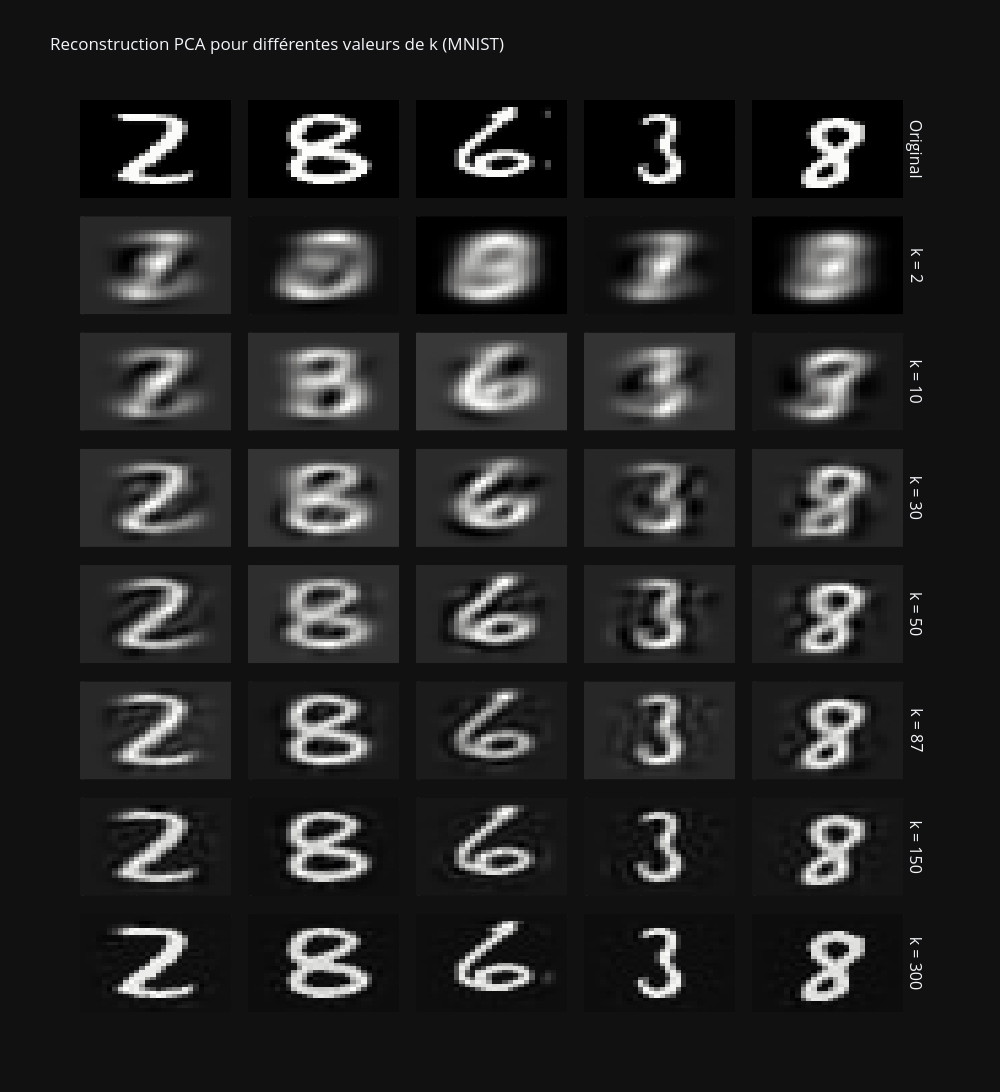

Notebook code cell kept with this figure:
### Code cell
n_rows = 1 + len(K_VALUES)  # 1 row for originals + 1 per k
n_cols = 5

row_titles = ["Original"] + [f"k = {k}" for k in K_VALUES]

fig = make_subplots(
    rows=n_rows, cols=n_cols,
    vertical_spacing=0.02,
    horizontal_spacing=0.02,
    row_titles=row_titles
)

for i, idx in enumerate(sample_indices):
    # Ligne 1 : original
    orig_img = X[idx].reshape(28, 28)
    fig.add_trace(go.Heatmap(z=orig_img, colorscale="gray", showscale=False), row=1, col=i+1)

    # Lignes suivantes : reconstructions pour chaque k
    for j, k in enumerate(K_VALUES):
        recon_img = reconstructions[k][idx].reshape(28, 28)
        fig.add_trace(go.Heatmap(z=recon_img, colorscale="gray", showscale=False), row=j+2, col=i+1)

fig.update_layout(
    height=200 * n_rows,
    width=1000,
    title_text="Reconstruction PCA pour différentes valeurs de k (MNIST)",
    template="plotly_dark",
    showlegend=False
)

for r in range(1, n_rows + 1):
    for c in range(1, n_cols + 1):
        fig.update_yaxes(autorange="reversed", showticklabels=False, row=r, col=c)
        fig.update_xaxes(showticklabels=False, row=r, col=c)

fig.show()

### Figure 1 — Plotly figure (JSON) as saved in the notebook; plotly's stock layout.template omitted (floating-point values rounded to 4 significant figures; data arrays with more than 128 entries replaced by an {"elided": "..."} marker saying what was removed)
{"data": [{"colorscale": [[0, "rgb(0, 0, 0)"], [0.09091, "rgb(16, 16, 16)"], [0.1818, "rgb(38, 38, 38)"], [0.2727, "rgb(59, 59, 59)"], [0.3636, "rgb(81, 80, 80)"], [0.4545, "rgb(102, 101, 101)"], [0.5455, "rgb(124, 123, 122)"], [0.6364, "rgb(146, 146, 145)"], [0.7273, "rgb(171, 171, 170)"], [0.8182, "rgb(197, 197, 195)"], [0.9091, "rgb(224, 224, 223)"], [1, "rgb(254, 254, 253)"]], "showscale": false, "type": "heatmap", "xaxis": "x", "yaxis": "y", "z": {"elided": "28x28 float values"}}, {"colorscale": [[0, "rgb(0, 0, 0)"], [0.09091, "rgb(16, 16, 16)"], [0.1818, "rgb(38, 38, 38)"], [0.2727, "rgb(59, 59, 59)"], [0.3636, "rgb(81, 80, 80)"], [0.4545, "rgb(102, 101, 101)"], [0.5455, "rgb(124, 123, 122)"], [0.6364, "rgb(146, 146, 145)"], [0.7273, "rgb(171, 171, 170)"], [0.8182, "rgb(197, 197, 195)"], [0.9091, "rgb(224, 224, 223)"], [1, "rgb(254, 254, 253)"]], "showscale": false, "type": "heatmap", "xaxis": "x6", "yaxis": "y6", "z": {"elided": "28x28 float values"}}, {"colorscale": [[0, "rgb(0, 0, 0)"], [0.09091, "rgb(16, 16, 16)"], [0.1818, "rgb(38, 38, 38)"], [0.2727, "rgb(59, 59, 59)"], [0.3636, "rgb(81, 80, 80)"], [0.4545, "rgb(102, 101, 101)"], [0.5455, "rgb(124, 123, 122)"], [0.6364, "rgb(146, 146, 145)"], [0.7273, "rgb(171, 171, 170)"], [0.8182, "rgb(197, 197, 195)"], [0.9091, "rgb(224, 224, 223)"], [1, "rgb(254, 254, 253)"]], "showscale": false, "type": "heatmap", "xaxis": "x11", "yaxis": "y11", "z": {"elided": "28x28 float values"}}, {"colorscale": [[0, "rgb(0, 0, 0)"], [0.09091, "rgb(16, 16, 16)"], [0.1818, "rgb(38, 38, 38)"], [0.2727, "rgb(59, 59, 59)"], [0.3636, "rgb(81, 80, 80)"], [0.4545, "rgb(102, 101, 101)"], [0.5455, "rgb(124, 123, 122)"], [0.6364, "rgb(146, 146, 145)"], [0.7273, "rgb(171, 171, 170)"], [0.8182, "rgb(197, 197, 195)"], [0.9091, "rgb(224, 224, 223)"], [1, "rgb(254, 254, 253)"]], "showscale": false, "type": "heatmap", "xaxis": "x16", "yaxis": "y16", "z": {"elided": "28x28 float values"}}, {"colorscale": [[0, "rgb(0, 0, 0)"], [0.09091, "rgb(16, 16, 16)"], [0.1818, "rgb(38, 38, 38)"], [0.2727, "rgb(59, 59, 59)"], [0.3636, "rgb(81, 80, 80)"], [0.4545, "rgb(102, 101, 101)"], [0.5455, "rgb(124, 123, 122)"], [0.6364, "rgb(146, 146, 145)"], [0.7273, "rgb(171, 171, 170)"], [0.8182, "rgb(197, 197, 195)"], [0.9091, "rgb(224, 224, 223)"], [1, "rgb(254, 254, 253)"]], "showscale": false, "type": "heatmap", "xaxis": "x21", "yaxis": "y21", "z": {"elided": "28x28 float values"}}, {"colorscale": [[0, "rgb(0, 0, 0)"], [0.09091, "rgb(16, 16, 16)"], [0.1818, "rgb(38, 38, 38)"], [0.2727, "rgb(59, 59, 59)"], [0.3636, "rgb(81, 80, 80)"], [0.4545, "rgb(102, 101, 101)"], [0.5455, "rgb(124, 123, 122)"], [0.6364, "rgb(146, 146, 145)"], [0.7273, "rgb(171, 171, 170)"], [0.8182, "rgb(197, 197, 195)"], [0.9091, "rgb(224, 224, 223)"], [1, "rgb(254, 254, 253)"]], "showscale": false, "type": "heatmap", "xaxis": "x26", "yaxis": "y26", "z": {"elided": "28x28 float values"}}, {"colorscale": [[0, "rgb(0, 0, 0)"], [0.09091, "rgb(16, 16, 16)"], [0.1818, "rgb(38, 38, 38)"], [0.2727, "rgb(59, 59, 59)"], [0.3636, "rgb(81, 80, 80)"], [0.4545, "rgb(102, 101, 101)"], [0.5455, "rgb(124, 123, 122)"], [0.6364, "rgb(146, 146, 145)"], [0.7273, "rgb(171, 171, 170)"], [0.8182, "rgb(197, 197, 195)"], [0.9091, "rgb(224, 224, 223)"], [1, "rgb(254, 254, 253)"]], "showscale": false, "type": "heatmap", "xaxis": "x31", "yaxis": "y31", "z": {"elided": "28x28 float values"}}, {"colorscale": [[0, "rgb(0, 0, 0)"], [0.09091, "rgb(16, 16, 16)"], [0.1818, "rgb(38, 38, 38)"], [0.2727, "rgb(59, 59, 59)"], [0.3636, "rgb(81, 80, 80)"], [0.4545, "rgb(102, 101, 101)"], [0.5455, "rgb(124, 123, 122)"], [0.6364, "rgb(146, 146, 145)"], [0.7273, "rgb(171, 171, 170)"], [0.8182, "rgb(197, 197, 195)"], [0.9091, "rgb(224, 224, 223)"], [1, "rgb(254, 254, 253)"]], "showscale": false, "type": "heatmap", "xaxis": "x36", "yaxis": "y36", "z": {"elided": "28x28 float values"}}, {"colorscale": [[0, "rgb(0, 0, 0)"], [0.09091, "rgb(16, 16, 16)"], [0.1818, "rgb(38, 38, 38)"], [0.2727, "rgb(59, 59, 59)"], [0.3636, "rgb(81, 80, 80)"], [0.4545, "rgb(102, 101, 101)"], [0.5455, "rgb(124, 123, 122)"], [0.6364, "rgb(146, 146, 145)"], [0.7273, "rgb(171, 171, 170)"], [0.8182, "rgb(197, 197, 195)"], [0.9091, "rgb(224, 224, 223)"], [1, "rgb(254, 254, 253)"]], "showscale": false, "type": "heatmap", "xaxis": "x2", "yaxis": "y2", "z": {"elided": "28x28 float values"}}, {"colorscale": [[0, "rgb(0, 0, 0)"], [0.09091, "rgb(16, 16, 16)"], [0.1818, "rgb(38, 38, 38)"], [0.2727, "rgb(59, 59, 59)"], [0.3636, "rgb(81, 80, 80)"], [0.4545, "rgb(102, 101, 101)"], [0.5455, "rgb(124, 123, 122)"], [0.6364, "rgb(146, 146, 145)"], [0.7273, "rgb(171, 171, 170)"], [0.8182, "rgb(197, 197, 195)"], [0.9091, "rgb(224, 224, 223)"], [1, "rgb(254, 254, 253)"]], "showscale": false, "type": "heatmap", "xaxis": "x7", "yaxis": "y7", "z": {"elided": "28x28 float values"}}, {"colorscale": [[0, "rgb(0, 0, 0)"], [0.09091, "rgb(16, 16, 16)"], [0.1818, "rgb(38, 38, 38)"], [0.2727, "rgb(59, 59, 59)"], [0.3636, "rgb(81, 80, 80)"], [0.4545, "rgb(102, 101, 101)"], [0.5455, "rgb(124, 123, 122)"], [0.6364, "rgb(146, 146, 145)"], [0.7273, "rgb(171, 171, 170)"], [0.8182, "rgb(197, 197, 195)"], [0.9091, "rgb(224, 224, 223)"], [1, "rgb(254, 254, 253)"]], "showscale": false, "type": "heatmap", "xaxis": "x12", "yaxis": "y12", "z": {"elided": "28x28 float values"}}, {"colorscale": [[0, "rgb(0, 0, 0)"], [0.09091, "rgb(16, 16, 16)"], [0.1818, "rgb(38, 38, 38)"], [0.2727, "rgb(59, 59, 59)"], [0.3636, "rgb(81, 80, 80)"], [0.4545, "rgb(102, 101, 101)"], [0.5455, "rgb(124, 123, 122)"], [0.6364, "rgb(146, 146, 145)"], [0.7273, "rgb(171, 171, 170)"], [0.8182, "rgb(197, 197, 195)"], [0.9091, "rgb(224, 224, 223)"], [1, "rgb(254, 254, 253)"]], "showscale": false, "type": "heatmap", "xaxis": "x17", "yaxis": "y17", "z": {"elided": "28x28 float values"}}, {"colorscale": [[0, "rgb(0, 0, 0)"], [0.09091, "rgb(16, 16, 16)"], [0.1818, "rgb(38, 38, 38)"], [0.2727, "rgb(59, 59, 59)"], [0.3636, "rgb(81, 80, 80)"], [0.4545, "rgb(102, 101, 101)"], [0.5455, "rgb(124, 123, 122)"], [0.6364, "rgb(146, 146, 145)"], [0.7273, "rgb(171, 171, 170)"], [0.8182, "rgb(197, 197, 195)"], [0.9091, "rgb(224, 224, 223)"], [1, "rgb(254, 254, 253)"]], "showscale": false, "type": "heatmap", "xaxis": "x22", "yaxis": "y22", "z": {"elided": "28x28 float values"}}, {"colorscale": [[0, "rgb(0, 0, 0)"], [0.09091, "rgb(16, 16, 16)"], [0.1818, "rgb(38, 38, 38)"], [0.2727, "rgb(59, 59, 59)"], [0.3636, "rgb(81, 80, 80)"], [0.4545, "rgb(102, 101, 101)"], [0.5455, "rgb(124, 123, 122)"], [0.6364, "rgb(146, 146, 145)"], [0.7273, "rgb(171, 171, 170)"], [0.8182, "rgb(197, 197, 195)"], [0.9091, "rgb(224, 224, 223)"], [1, "rgb(254, 254, 253)"]], "showscale": false, "type": "heatmap", "xaxis": "x27", "yaxis": "y27", "z": {"elided": "28x28 float values"}}, {"colorscale": [[0, "rgb(0, 0, 0)"], [0.09091, "rgb(16, 16, 16)"], [0.1818, "rgb(38, 38, 38)"], [0.2727, "rgb(59, 59, 59)"], [0.3636, "rgb(81, 80, 80)"], [0.4545, "rgb(102, 101, 101)"], [0.5455, "rgb(124, 123, 122)"], [0.6364, "rgb(146, 146, 145)"], [0.7273, "rgb(171, 171, 170)"], [0.8182, "rgb(197, 197, 195)"], [0.9091, "rgb(224, 224, 223)"], [1, "rgb(254, 254, 253)"]], "showscale": false, "type": "heatmap", "xaxis": "x32", "yaxis": "y32", "z": {"elided": "28x28 float values"}}, {"colorscale": [[0, "rgb(0, 0, 0)"], [0.09091, "rgb(16, 16, 16)"], [0.1818, "rgb(38, 38, 38)"], [0.2727, "rgb(59, 59, 59)"], [0.3636, "rgb(81, 80, 80)"], [0.4545, "rgb(102, 101, 101)"], [0.5455, "rgb(124, 123, 122)"], [0.6364, "rgb(146, 146, 145)"], [0.7273, "rgb(171, 171, 170)"], [0.8182, "rgb(197, 197, 195)"], [0.9091, "rgb(224, 224, 223)"], [1, "rgb(254, 254, 253)"]], "showscale": false, "type": "heatmap", "xaxis": "x37", "yaxis": "y37", "z": {"elided": "28x28 float values"}}, {"colorscale": [[0, "rgb(0, 0, 0)"], [0.09091, "rgb(16, 16, 16)"], [0.1818, "rgb(38, 38, 38)"], [0.2727, "rgb(59, 59, 59)"], [0.3636, "rgb(81, 80, 80)"], [0.4545, "rgb(102, 101, 101)"], [0.5455, "rgb(124, 123, 122)"], [0.6364, "rgb(146, 146, 145)"], [0.7273, "rgb(171, 171, 170)"], [0.8182, "rgb(197, 197, 195)"], [0.9091, "rgb(224, 224, 223)"], [1, "rgb(254, 254, 253)"]], "showscale": false, "type": "heatmap", "xaxis": "x3", "yaxis": "y3", "z": {"elided": "28x28 float values"}}, {"colorscale": [[0, "rgb(0, 0, 0)"], [0.09091, "rgb(16, 16, 16)"], [0.1818, "rgb(38, 38, 38)"], [0.2727, "rgb(59, 59, 59)"], [0.3636, "rgb(81, 80, 80)"], [0.4545, "rgb(102, 101, 101)"], [0.5455, "rgb(124, 123, 122)"], [0.6364, "rgb(146, 146, 145)"], [0.7273, "rgb(171, 171, 170)"], [0.8182, "rgb(197, 197, 195)"], [0.9091, "rgb(224, 224, 223)"], [1, "rgb(254, 254, 253)"]], "showscale": false, "type": "heatmap", "xaxis": "x8", "yaxis": "y8", "z": {"elided": "28x28 float values"}}, {"colorscale": [[0, "rgb(0, 0, 0)"], [0.09091, "rgb(16, 16, 16)"], [0.1818, "rgb(38, 38, 38)"], [0.2727, "rgb(59, 59, 59)"], [0.3636, "rgb(81, 80, 80)"], [0.4545, "rgb(102, 101, 101)"], [0.5455, "rgb(124, 123, 122)"], [0.6364, "rgb(146, 146, 145)"], [0.7273, "rgb(171, 171, 170)"], [0.8182, "rgb(197, 197, 195)"], [0.9091, "rgb(224, 224, 223)"], [1, "rgb(254, 254, 253)"]], "showscale": false, "type": "heatmap", "xaxis": "x13", "yaxis": "y13", "z": {"elided": "28x28 float values"}}, {"colorscale": [[0, "rgb(0, 0, 0)"], [0.09091, "rgb(16, 16, 16)"], [0.1818, "rgb(38, 38, 38)"], [0.2727, "rgb(59, 59, 59)"], [0.3636, "rgb(81, 80, 80)"], [0.4545, "rgb(102, 101, 101)"], [0.5455, "rgb(124, 123, 122)"], [0.6364, "rgb(146, 146, 145)"], [0.7273, "rgb(171, 171, 170)"], [0.8182, "rgb(197, 197, 195)"], [0.9091, "rgb(224, 224, 223)"], [1, "rgb(254, 254, 253)"]], "showscale": false, "type": "heatmap", "xaxis": "x18", "yaxis": "y18", "z": {"elided": "28x28 float values"}}, {"colorscale": [[0, "rgb(0, 0, 0)"], [0.09091, "rgb(16, 16, 16)"], [0.1818, "rgb(38, 38, 38)"], [0.2727, "rgb(59, 59, 59)"], [0.3636, "rgb(81, 80, 80)"], [0.4545, "rgb(102, 101, 101)"], [0.5455, "rgb(124, 123, 122)"], [0.6364, "rgb(146, 146, 145)"], [0.7273, "rgb(171, 171, 170)"], [0.8182, "rgb(197, 197, 195)"], [0.9091, "rgb(224, 224, 223)"], [1, "rgb(254, 254, 253)"]], "showscale": false, "type": "heatmap", "xaxis": "x23", "yaxis": "y23", "z": {"elided": "28x28 float values"}}, {"colorscale": [[0, "rgb(0, 0, 0)"], [0.09091, "rgb(16, 16, 16)"], [0.1818, "rgb(38, 38, 38)"], [0.2727, "rgb(59, 59, 59)"], [0.3636, "rgb(81, 80, 80)"], [0.4545, "rgb(102, 101, 101)"], [0.5455, "rgb(124, 123, 122)"], [0.6364, "rgb(146, 146, 145)"], [0.7273, "rgb(171, 171, 170)"], [0.8182, "rgb(197, 197, 195)"], [0.9091, "rgb(224, 224, 223)"], [1, "rgb(254, 254, 253)"]], "showscale": false, "type": "heatmap", "xaxis": "x28", "yaxis": "y28", "z": {"elided": "28x28 float values"}}, {"colorscale": [[0, "rgb(0, 0, 0)"], [0.09091, "rgb(16, 16, 16)"], [0.1818, "rgb(38, 38, 38)"], [0.2727, "rgb(59, 59, 59)"], [0.3636, "rgb(81, 80, 80)"], [0.4545, "rgb(102, 101, 101)"], [0.5455, "rgb(124, 123, 122)"], [0.6364, "rgb(146, 146, 145)"], [0.7273, "rgb(171, 171, 170)"], [0.8182, "rgb(197, 197, 195)"], [0.9091, "rgb(224, 224, 223)"], [1, "rgb(254, 254, 253)"]], "showscale": false, "type": "heatmap", "xaxis": "x33", "yaxis": "y33", "z": {"elided": "28x28 float values"}}, {"colorscale": [[0, "rgb(0, 0, 0)"], [0.09091, "rgb(16, 16, 16)"], [0.1818, "rgb(38, 38, 38)"], [0.2727, "rgb(59, 59, 59)"], [0.3636, "rgb(81, 80, 80)"], [0.4545, "rgb(102, 101, 101)"], [0.5455, "rgb(124, 123, 122)"], [0.6364, "rgb(146, 146, 145)"], [0.7273, "rgb(171, 171, 170)"], [0.8182, "rgb(197, 197, 195)"], [0.9091, "rgb(224, 224, 223)"], [1, "rgb(254, 254, 253)"]], "showscale": false, "type": "heatmap", "xaxis": "x38", "yaxis": "y38", "z": {"elided": "28x28 float values"}}, {"colorscale": [[0, "rgb(0, 0, 0)"], [0.09091, "rgb(16, 16, 16)"], [0.1818, "rgb(38, 38, 38)"], [0.2727, "rgb(59, 59, 59)"], [0.3636, "rgb(81, 80, 80)"], [0.4545, "rgb(102, 101, 101)"], [0.5455, "rgb(124, 123, 122)"], [0.6364, "rgb(146, 146, 145)"], [0.7273, "rgb(171, 171, 170)"], [0.8182, "rgb(197, 197, 195)"], [0.9091, "rgb(224, 224, 223)"], [1, "rgb(254, 254, 253)"]], "showscale": false, "type": "heatmap", "xaxis": "x4", "yaxis": "y4", "z": {"elided": "28x28 float values"}}, {"colorscale": [[0, "rgb(0, 0, 0)"], [0.09091, "rgb(16, 16, 16)"], [0.1818, "rgb(38, 38, 38)"], [0.2727, "rgb(59, 59, 59)"], [0.3636, "rgb(81, 80, 80)"], [0.4545, "rgb(102, 101, 101)"], [0.5455, "rgb(124, 123, 122)"], [0.6364, "rgb(146, 146, 145)"], [0.7273, "rgb(171, 171, 170)"], [0.8182, "rgb(197, 197, 195)"], [0.9091, "rgb(224, 224, 223)"], [1, "rgb(254, 254, 253)"]], "showscale": false, "type": "heatmap", "xaxis": "x9", "yaxis": "y9", "z": {"elided": "28x28 float values"}}, {"colorscale": [[0, "rgb(0, 0, 0)"], [0.09091, "rgb(16, 16, 16)"], [0.1818, "rgb(38, 38, 38)"], [0.2727, "rgb(59, 59, 59)"], [0.3636, "rgb(81, 80, 80)"], [0.4545, "rgb(102, 101, 101)"], [0.5455, "rgb(124, 123, 122)"], [0.6364, "rgb(146, 146, 145)"], [0.7273, "rgb(171, 171, 170)"], [0.8182, "rgb(197, 197, 195)"], [0.9091, "rgb(224, 224, 223)"], [1, "rgb(254, 254, 253)"]], "showscale": false, "type": "heatmap", "xaxis": "x14", "yaxis": "y14", "z": {"elided": "28x28 float values"}}, {"colorscale": [[0, "rgb(0, 0, 0)"], [0.09091, "rgb(16, 16, 16)"], [0.1818, "rgb(38, 38, 38)"], [0.2727, "rgb(59, 59, 59)"], [0.3636, "rgb(81, 80, 80)"], [0.4545, "rgb(102, 101, 101)"], [0.5455, "rgb(124, 123, 122)"], [0.6364, "rgb(146, 146, 145)"], [0.7273, "rgb(171, 171, 170)"], [0.8182, "rgb(197, 197, 195)"], [0.9091, "rgb(224, 224, 223)"], [1, "rgb(254, 254, 253)"]], "showscale": false, "type": "heatmap", "xaxis": "x19", "yaxis": "y19", "z": {"elided": "28x28 float values"}}, {"colorscale": [[0, "rgb(0, 0, 0)"], [0.09091, "rgb(16, 16, 16)"], [0.1818, "rgb(38, 38, 38)"], [0.2727, "rgb(59, 59, 59)"], [0.3636, "rgb(81, 80, 80)"], [0.4545, "rgb(102, 101, 101)"], [0.5455, "rgb(124, 123, 122)"], [0.6364, "rgb(146, 146, 145)"], [0.7273, "rgb(171, 171, 170)"], [0.8182, "rgb(197, 197, 195)"], [0.9091, "rgb(224, 224, 223)"], [1, "rgb(254, 254, 253)"]], "showscale": false, "type": "heatmap", "xaxis": "x24", "yaxis": "y24", "z": {"elided": "28x28 float values"}}, {"colorscale": [[0, "rgb(0, 0, 0)"], [0.09091, "rgb(16, 16, 16)"], [0.1818, "rgb(38, 38, 38)"], [0.2727, "rgb(59, 59, 59)"], [0.3636, "rgb(81, 80, 80)"], [0.4545, "rgb(102, 101, 101)"], [0.5455, "rgb(124, 123, 122)"], [0.6364, "rgb(146, 146, 145)"], [0.7273, "rgb(171, 171, 170)"], [0.8182, "rgb(197, 197, 195)"], [0.9091, "rgb(224, 224, 223)"], [1, "rgb(254, 254, 253)"]], "showscale": false, "type": "heatmap", "xaxis": "x29", "yaxis": "y29", "z": {"elided": "28x28 float values"}}, {"colorscale": [[0, "rgb(0, 0, 0)"], [0.09091, "rgb(16, 16, 16)"], [0.1818, "rgb(38, 38, 38)"], [0.2727, "rgb(59, 59, 59)"], [0.3636, "rgb(81, 80, 80)"], [0.4545, "rgb(102, 101, 101)"], [0.5455, "rgb(124, 123, 122)"], [0.6364, "rgb(146, 146, 145)"], [0.7273, "rgb(171, 171, 170)"], [0.8182, "rgb(197, 197, 195)"], [0.9091, "rgb(224, 224, 223)"], [1, "rgb(254, 254, 253)"]], "showscale": false, "type": "heatmap", "xaxis": "x34", "yaxis": "y34", "z": {"elided": "28x28 float values"}}, {"colorscale": [[0, "rgb(0, 0, 0)"], [0.09091, "rgb(16, 16, 16)"], [0.1818, "rgb(38, 38, 38)"], [0.2727, "rgb(59, 59, 59)"], [0.3636, "rgb(81, 80, 80)"], [0.4545, "rgb(102, 101, 101)"], [0.5455, "rgb(124, 123, 122)"], [0.6364, "rgb(146, 146, 145)"], [0.7273, "rgb(171, 171, 170)"], [0.8182, "rgb(197, 197, 195)"], [0.9091, "rgb(224, 224, 223)"], [1, "rgb(254, 254, 253)"]], "showscale": false, "type": "heatmap", "xaxis": "x39", "yaxis": "y39", "z": {"elided": "28x28 float values"}}, {"colorscale": [[0, "rgb(0, 0, 0)"], [0.09091, "rgb(16, 16, 16)"], [0.1818, "rgb(38, 38, 38)"], [0.2727, "rgb(59, 59, 59)"], [0.3636, "rgb(81, 80, 80)"], [0.4545, "rgb(102, 101, 101)"], [0.5455, "rgb(124, 123, 122)"], [0.6364, "rgb(146, 146, 145)"], [0.7273, "rgb(171, 171, 170)"], [0.8182, "rgb(197, 197, 195)"], [0.9091, "rgb(224, 224, 223)"], [1, "rgb(254, 254, 253)"]], "showscale": false, "type": "heatmap", "xaxis": "x5", "yaxis": "y5", "z": {"elided": "28x28 float values"}}, {"colorscale": [[0, "rgb(0, 0, 0)"], [0.09091, "rgb(16, 16, 16)"], [0.1818, "rgb(38, 38, 38)"], [0.2727, "rgb(59, 59, 59)"], [0.3636, "rgb(81, 80, 80)"], [0.4545, "rgb(102, 101, 101)"], [0.5455, "rgb(124, 123, 122)"], [0.6364, "rgb(146, 146, 145)"], [0.7273, "rgb(171, 171, 170)"], [0.8182, "rgb(197, 197, 195)"], [0.9091, "rgb(224, 224, 223)"], [1, "rgb(254, 254, 253)"]], "showscale": false, "type": "heatmap", "xaxis": "x10", "yaxis": "y10", "z": {"elided": "28x28 float values"}}, {"colorscale": [[0, "rgb(0, 0, 0)"], [0.09091, "rgb(16, 16, 16)"], [0.1818, "rgb(38, 38, 38)"], [0.2727, "rgb(59, 59, 59)"], [0.3636, "rgb(81, 80, 80)"], [0.4545, "rgb(102, 101, 101)"], [0.5455, "rgb(124, 123, 122)"], [0.6364, "rgb(146, 146, 145)"], [0.7273, "rgb(171, 171, 170)"], [0.8182, "rgb(197, 197, 195)"], [0.9091, "rgb(224, 224, 223)"], [1, "rgb(254, 254, 253)"]], "showscale": false, "type": "heatmap", "xaxis": "x15", "yaxis": "y15", "z": {"elided": "28x28 float values"}}, {"colorscale": [[0, "rgb(0, 0, 0)"], [0.09091, "rgb(16, 16, 16)"], [0.1818, "rgb(38, 38, 38)"], [0.2727, "rgb(59, 59, 59)"], [0.3636, "rgb(81, 80, 80)"], [0.4545, "rgb(102, 101, 101)"], [0.5455, "rgb(124, 123, 122)"], [0.6364, "rgb(146, 146, 145)"], [0.7273, "rgb(171, 171, 170)"], [0.8182, "rgb(197, 197, 195)"], [0.9091, "rgb(224, 224, 223)"], [1, "rgb(254, 254, 253)"]], "showscale": false, "type": "heatmap", "xaxis": "x20", "yaxis": "y20", "z": {"elided": "28x28 float values"}}, {"colorscale": [[0, "rgb(0, 0, 0)"], [0.09091, "rgb(16, 16, 16)"], [0.1818, "rgb(38, 38, 38)"], [0.2727, "rgb(59, 59, 59)"], [0.3636, "rgb(81, 80, 80)"], [0.4545, "rgb(102, 101, 101)"], [0.5455, "rgb(124, 123, 122)"], [0.6364, "rgb(146, 146, 145)"], [0.7273, "rgb(171, 171, 170)"], [0.8182, "rgb(197, 197, 195)"], [0.9091, "rgb(224, 224, 223)"], [1, "rgb(254, 254, 253)"]], "showscale": false, "type": "heatmap", "xaxis": "x25", "yaxis": "y25", "z": {"elided": "28x28 float values"}}, {"colorscale": [[0, "rgb(0, 0, 0)"], [0.09091, "rgb(16, 16, 16)"], [0.1818, "rgb(38, 38, 38)"], [0.2727, "rgb(59, 59, 59)"], [0.3636, "rgb(81, 80, 80)"], [0.4545, "rgb(102, 101, 101)"], [0.5455, "rgb(124, 123, 122)"], [0.6364, "rgb(146, 146, 145)"], [0.7273, "rgb(171, 171, 170)"], [0.8182, "rgb(197, 197, 195)"], [0.9091, "rgb(224, 224, 223)"], [1, "rgb(254, 254, 253)"]], "showscale": false, "type": "heatmap", "xaxis": "x30", "yaxis": "y30", "z": {"elided": "28x28 float values"}}, {"colorscale": [[0, "rgb(0, 0, 0)"], [0.09091, "rgb(16, 16, 16)"], [0.1818, "rgb(38, 38, 38)"], [0.2727, "rgb(59, 59, 59)"], [0.3636, "rgb(81, 80, 80)"], [0.4545, "rgb(102, 101, 101)"], [0.5455, "rgb(124, 123, 122)"], [0.6364, "rgb(146, 146, 145)"], [0.7273, "rgb(171, 171, 170)"], [0.8182, "rgb(197, 197, 195)"], [0.9091, "rgb(224, 224, 223)"], [1, "rgb(254, 254, 253)"]], "showscale": false, "type": "heatmap", "xaxis": "x35", "yaxis": "y35", "z": {"elided": "28x28 float values"}}, {"colorscale": [[0, "rgb(0, 0, 0)"], [0.09091, "rgb(16, 16, 16)"], [0.1818, "rgb(38, 38, 38)"], [0.2727, "rgb(59, 59, 59)"], [0.3636, "rgb(81, 80, 80)"], [0.4545, "rgb(102, 101, 101)"], [0.5455, "rgb(124, 123, 122)"], [0.6364, "rgb(146, 146, 145)"], [0.7273, "rgb(171, 171, 170)"], [0.8182, "rgb(197, 197, 195)"], [0.9091, "rgb(224, 224, 223)"], [1, "rgb(254, 254, 253)"]], "showscale": false, "type": "heatmap", "xaxis": "x40", "yaxis": "y40", "z": {"elided": "28x28 float values"}}], "layout": {"annotations": [{"font": {"size": 16}, "showarrow": false, "text": "Original", "textangle": 90, "x": 0.98, "xanchor": "left", "xref": "paper", "y": 0.9463, "yanchor": "middle", "yref": "paper"}, {"font": {"size": 16}, "showarrow": false, "text": "k = 2", "textangle": 90, "x": 0.98, "xanchor": "left", "xref": "paper", "y": 0.8188, "yanchor": "middle", "yref": "paper"}, {"font": {"size": 16}, "showarrow": false, "text": "k = 10", "textangle": 90, "x": 0.98, "xanchor": "left", "xref": "paper", "y": 0.6912, "yanchor": "middle", "yref": "paper"}, {"font": {"size": 16}, "showarrow": false, "text": "k = 30", "textangle": 90, "x": 0.98, "xanchor": "left", "xref": "paper", "y": 0.5637, "yanchor": "middle", "yref": "paper"}, {"font": {"size": 16}, "showarrow": false, "text": "k = 50", "textangle": 90, "x": 0.98, "xanchor": "left", "xref": "paper", "y": 0.4363, "yanchor": "middle", "yref": "paper"}, {"font": {"size": 16}, "showarrow": false, "text": "k = 87", "textangle": 90, "x": 0.98, "xanchor": "left", "xref": "paper", "y": 0.3087, "yanchor": "middle", "yref": "paper"}, {"font": {"size": 16}, "showarrow": false, "text": "k = 150", "textangle": 90, "x": 0.98, "xanchor": "left", "xref": "paper", "y": 0.1812, "yanchor": "middle", "yref": "paper"}, {"font": {"size": 16}, "showarrow": false, "text": "k = 300", "textangle": 90, "x": 0.98, "xanchor": "left", "xref": "paper", "y": 0.05375, "yanchor": "middle", "yref": "paper"}], "height": 1600, "showlegend": false, "title": {"text": "Reconstruction PCA pour différentes valeurs de k (MNIST)"}, "width": 1000, "xaxis": {"anchor": "y", "domain": [0, 0.18], "showticklabels": false}, "xaxis10": {"anchor": "y10", "domain": [0.8, 0.98], "showticklabels": false}, "xaxis11": {"anchor": "y11", "domain": [0, 0.18], "showticklabels": false}, "xaxis12": {"anchor": "y12", "domain": [0.2, 0.38], "showticklabels": false}, "xaxis13": {"anchor": "y13", "domain": [0.4, 0.58], "showticklabels": false}, "xaxis14": {"anchor": "y14", "domain": [0.6, 0.78], "showticklabels": false}, "xaxis15": {"anchor": "y15", "domain": [0.8, 0.98], "showticklabels": false}, "xaxis16": {"anchor": "y16", "domain": [0, 0.18], "showticklabels": false}, "xaxis17": {"anchor": "y17", "domain": [0.2, 0.38], "showticklabels": false}, "xaxis18": {"anchor": "y18", "domain": [0.4, 0.58], "showticklabels": false}, "xaxis19": {"anchor": "y19", "domain": [0.6, 0.78], "showticklabels": false}, "xaxis2": {"anchor": "y2", "domain": [0.2, 0.38], "showticklabels": false}, "xaxis20": {"anchor": "y20", "domain": [0.8, 0.98], "showticklabels": false}, "xaxis21": {"anchor": "y21", "domain": [0, 0.18], "showticklabels": false}, "xaxis22": {"anchor": "y22", "domain": [0.2, 0.38], "showticklabels": false}, "xaxis23": {"anchor": "y23", "domain": [0.4, 0.58], "showticklabels": false}, "xaxis24": {"anchor": "y24", "domain": [0.6, 0.78], "showticklabels": false}, "xaxis25": {"anchor": "y25", "domain": [0.8, 0.98], "showticklabels": false}, "xaxis26": {"anchor": "y26", "domain": [0, 0.18], "showticklabels": false}, "xaxis27": {"anchor": "y27", "domain": [0.2, 0.38], "showticklabels": false}, "xaxis28": {"anchor": "y28", "domain": [0.4, 0.58], "showticklabels": false}, "xaxis29": {"anchor": "y29", "domain": [0.6, 0.78], "showticklabels": false}, "xaxis3": {"anchor": "y3", "domain": [0.4, 0.58], "showticklabels": false}, "xaxis30": {"anchor": "y30", "domain": [0.8, 0.98], "showticklabels": false}, "xaxis31": {"anchor": "y31", "domain": [0, 0.18], "showticklabels": false}, "xaxis32": {"anchor": "y32", "domain": [0.2, 0.38], "showticklabels": false}, "xaxis33": {"anchor": "y33", "domain": [0.4, 0.58], "showticklabels": false}, "xaxis34": {"anchor": "y34", "domain": [0.6, 0.78], "showticklabels": false}, "xaxis35": {"anchor": "y35", "domain": [0.8, 0.98], "showticklabels": false}, "xaxis36": {"anchor": "y36", "domain": [0, 0.18], "showticklabels": false}, "xaxis37": {"anchor": "y37", "domain": [0.2, 0.38], "showticklabels": false}, "xaxis38": {"anchor": "y38", "domain": [0.4, 0.58], "showticklabels": false}, "xaxis39": {"anchor": "y39", "domain": [0.6, 0.78], "showticklabels": false}, "xaxis4": {"anchor": "y4", "domain": [0.6, 0.78], "showticklabels": false}, "xaxis40": {"anchor": "y40", "domain": [0.8, 0.98], "showticklabels": false}, "xaxis5": {"anchor": "y5", "domain": [0.8, 0.98], "showticklabels": false}, "xaxis6": {"anchor": "y6", "domain": [0, 0.18], "showticklabels": false}, "xaxis7": {"anchor": "y7", "domain": [0.2, 0.38], "showticklabels": false}, "xaxis8": {"anchor": "y8", "domain": [0.4, 0.58], "showticklabels": false}, "xaxis9": {"anchor": "y9", "domain": [0.6, 0.78], "showticklabels": false}, "yaxis": {"anchor": "x", "autorange": "reversed", "domain": [0.8925, 1], "showticklabels": false}, "yaxis10": {"anchor": "x10", "autorange": "reversed", "domain": [0.765, 0.8725], "showticklabels": false}, "yaxis11": {"anchor": "x11", "autorange": "reversed", "domain": [0.6375, 0.745], "showticklabels": false}, "yaxis12": {"anchor": "x12", "autorange": "reversed", "domain": [0.6375, 0.745], "showticklabels": false}, "yaxis13": {"anchor": "x13", "autorange": "reversed", "domain": [0.6375, 0.745], "showticklabels": false}, "yaxis14": {"anchor": "x14", "autorange": "reversed", "domain": [0.6375, 0.745], "showticklabels": false}, "yaxis15": {"anchor": "x15", "autorange": "reversed", "domain": [0.6375, 0.745], "showticklabels": false}, "yaxis16": {"anchor": "x16", "autorange": "reversed", "domain": [0.51, 0.6175], "showticklabels": false}, "yaxis17": {"anchor": "x17", "autorange": "reversed", "domain": [0.51, 0.6175], "showticklabels": false}, "yaxis18": {"anchor": "x18", "autorange": "reversed", "domain": [0.51, 0.6175], "showticklabels": false}, "yaxis19": {"anchor": "x19", "autorange": "reversed", "domain": [0.51, 0.6175], "showticklabels": false}, "yaxis2": {"anchor": "x2", "autorange": "reversed", "domain": [0.8925, 1], "showticklabels": false}, "yaxis20": {"anchor": "x20", "autorange": "reversed", "domain": [0.51, 0.6175], "showticklabels": false}, "yaxis21": {"anchor": "x21", "autorange": "reversed", "domain": [0.3825, 0.49], "showticklabels": false}, "yaxis22": {"anchor": "x22", "autorange": "reversed", "domain": [0.3825, 0.49], "showticklabels": false}, "yaxis23": {"anchor": "x23", "autorange": "reversed", "domain": [0.3825, 0.49], "showticklabels": false}, "yaxis24": {"anchor": "x24", "autorange": "reversed", "domain": [0.3825, 0.49], "showticklabels": false}, "yaxis25": {"anchor": "x25", "autorange": "reversed", "domain": [0.3825, 0.49], "showticklabels": false}, "yaxis26": {"anchor": "x26", "autorange": "reversed", "domain": [0.255, 0.3625], "showticklabels": false}, "yaxis27": {"anchor": "x27", "autorange": "reversed", "domain": [0.255, 0.3625], "showticklabels": false}, "yaxis28": {"anchor": "x28", "autorange": "reversed", "domain": [0.255, 0.3625], "showticklabels": false}, "yaxis29": {"anchor": "x29", "autorange": "reversed", "domain": [0.255, 0.3625], "showticklabels": false}, "yaxis3": {"anchor": "x3", "autorange": "reversed", "domain": [0.8925, 1], "showticklabels": false}, "yaxis30": {"anchor": "x30", "autorange": "reversed", "domain": [0.255, 0.3625], "showticklabels": false}, "yaxis31": {"anchor": "x31", "autorange": "reversed", "domain": [0.1275, 0.235], "showticklabels": false}, "yaxis32": {"anchor": "x32", "autorange": "reversed", "domain": [0.1275, 0.235], "showticklabels": false}, "yaxis33": {"anchor": "x33", "autorange": "reversed", "domain": [0.1275, 0.235], "showticklabels": false}, "yaxis34": {"anchor": "x34", "autorange": "reversed", "domain": [0.1275, 0.235], "showticklabels": false}, "yaxis35": {"anchor": "x35", "autorange": "reversed", "domain": [0.1275, 0.235], "showticklabels": false}, "yaxis36": {"anchor": "x36", "autorange": "reversed", "domain": [0, 0.1075], "showticklabels": false}, "yaxis37": {"anchor": "x37", "autorange": "reversed", "domain": [0, 0.1075], "showticklabels": false}, "yaxis38": {"anchor": "x38", "autorange": "reversed", "domain": [0, 0.1075], "showticklabels": false}, "yaxis39": {"anchor": "x39", "autorange": "reversed", "domain": [0, 0.1075], "showticklabels": false}, "yaxis4": {"anchor": "x4", "autorange": "reversed", "domain": [0.8925, 1], "showticklabels": false}, "yaxis40": {"anchor": "x40", "autorange": "reversed", "domain": [0, 0.1075], "showticklabels": false}, "yaxis5": {"anchor": "x5", "autorange": "reversed", "domain": [0.8925, 1], "showticklabels": false}, "yaxis6": {"anchor": "x6", "autorange": "reversed", "domain": [0.765, 0.8725], "showticklabels": false}, "yaxis7": {"anchor": "x7", "autorange": "reversed", "domain": [0.765, 0.8725], "showticklabels": false}, "yaxis8": {"anchor": "x8", "autorange": "reversed", "domain": [0.765, 0.8725], "showticklabels": false}, "yaxis9": {"anchor": "x9", "autorange": "reversed", "domain": [0.765, 0.8725], "showticklabels": false}}}
